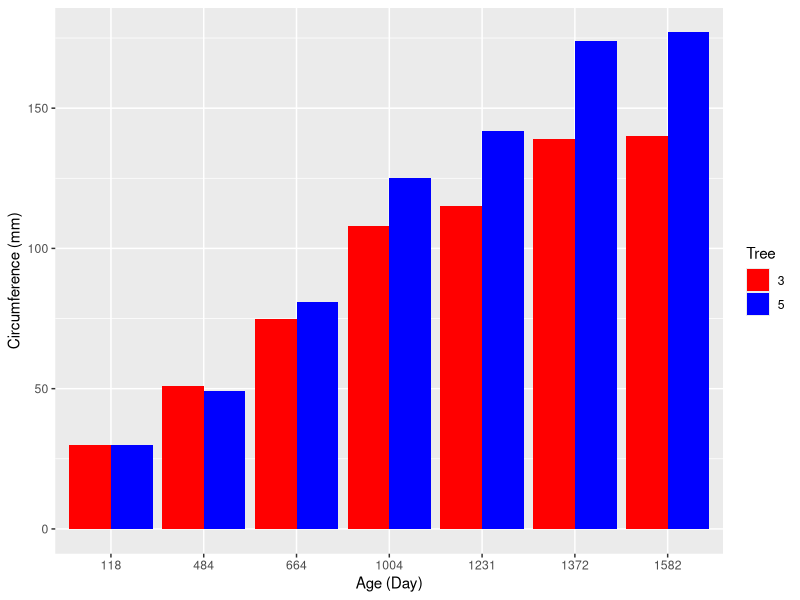

Source code (R):
## ---- chunk 1
knitr::opts_chunk$set(echo = TRUE)
## ---- chunk 2
#Load ggplot2 package
library(ggplot2)
## ---- chunk 3
#Data exploration and manipulation
nrow(Orange)
head(Orange)
unique(Orange$Tree)
tree3 <- subset(Orange, Tree == 3)
tree5 <- subset(Orange, Tree == 5)
t3_5 <- rbind(tree3,tree5)
head(t3_5)
## ---- chunk 4
#Generate barplot
ggplot(t3_5, aes(x=factor(age), y=circumference, fill = Tree)) + 
  geom_bar(stat="identity", position = "dodge") +
  scale_fill_manual(values = c("red","blue")) +
  xlab("Age (Day)") +
  ylab("Circumference (mm)")
